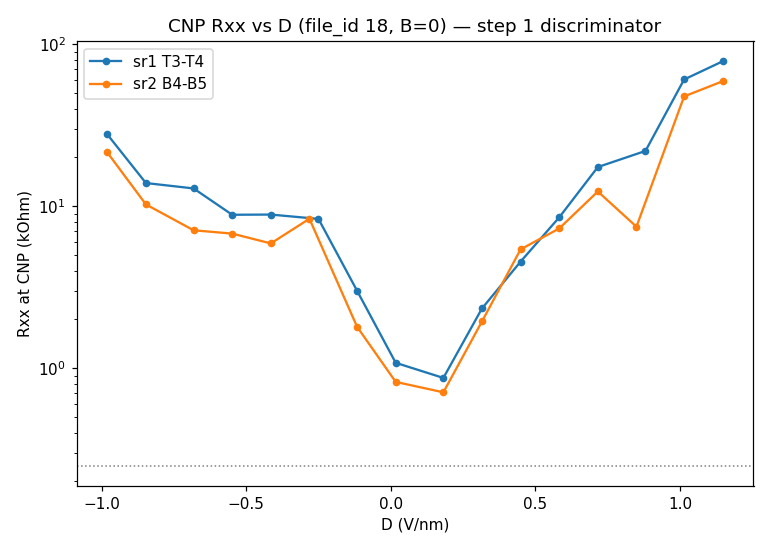

Here is the Python script that generated this plot:
import json, gzip, numpy as np
from scipy.ndimage import gaussian_filter1d
import matplotlib; matplotlib.use("Agg"); import matplotlib.pyplot as plt
from sharpelab_nb.gates import stack_capacitance, calc_nD

# calibration (phase 1)
c_tg = stack_capacitance([(15.6, 3)]); c_bg = 1.3136 * c_tg
n_off, D_off = -0.225, 0.0

m = json.load(open("data/18/metadata.json")); ci = {c: i for i, c in enumerate(m["columns"])}
d = np.loadtxt(gzip.open("data/18/data.tsv.gz"))
bg = np.array(m["slow_setpoints"]); tg = np.array(m["fast_setpoints"]); nbr, nf = len(bg), len(tg)
Ibias = 5e-9

def cnp_vs_D(ch):
    V = d[:, ci[ch]].reshape(nbr, nf)
    D_arr, R_arr, n_arr = [], [], []
    for i in range(nbr):
        s = gaussian_filter1d(np.abs(V[i]), 1.5); j = int(np.argmax(s))
        if j <= 1 or j >= nf - 2:   # edge-clipped row, skip
            continue
        n, D = calc_nD(tg[j], bg[i], c_tg, c_bg, n_off, D_off)
        D_arr.append(D); R_arr.append(np.abs(V[i, j]) / Ibias); n_arr.append(n)
    return np.array(D_arr), np.array(R_arr), np.array(n_arr)

fig, ax = plt.subplots(figsize=(7, 5))
print("Rxx at CNP vs D (per channel, from file_id 18 ridge):")
for ch, lab in [("sr1_X", "sr1 T3-T4"), ("sr2_X", "sr2 B4-B5")]:
    D, R, n = cnp_vs_D(ch)
    o = np.argsort(D)
    D, R = D[o], R[o]
    print(f"\n{lab}:  CNP n-residual max |n|={np.max(np.abs(n)):.3f} (1e12 cm^-2)")
    print(f"  D[V/nm]: " + "  ".join(f"{x:+.2f}" for x in D))
    print(f"  Rxx[kO]: " + "  ".join(f"{x/1e3:6.1f}" for x in R))
    print(f"  range: Rxx {R.min()/1e3:.2f}-{R.max()/1e3:.1f} kO  growth x{R.max()/R.min():.1f}  "
          f"min@D={D[np.argmin(R)]:+.2f}  max@D={D[np.argmax(R)]:+.2f}")
    ax.semilogy(D, R/1e3, "o-", label=lab, ms=4)
ax.axhline(0.25, ls=":", c="gray", lw=1)  # paper semimetallic ~250 Ohm benchmark (geom-uncorrected)
ax.set_xlabel("D (V/nm)"); ax.set_ylabel("Rxx at CNP (kOhm)"); ax.legend()
ax.set_title("CNP Rxx vs D (file_id 18, B=0) — step 1 discriminator")
fig.tight_layout(); fig.savefig("hera_scratch/cnp_vs_D.png", dpi=110)
print("\nsaved hera_scratch/cnp_vs_D.png")
